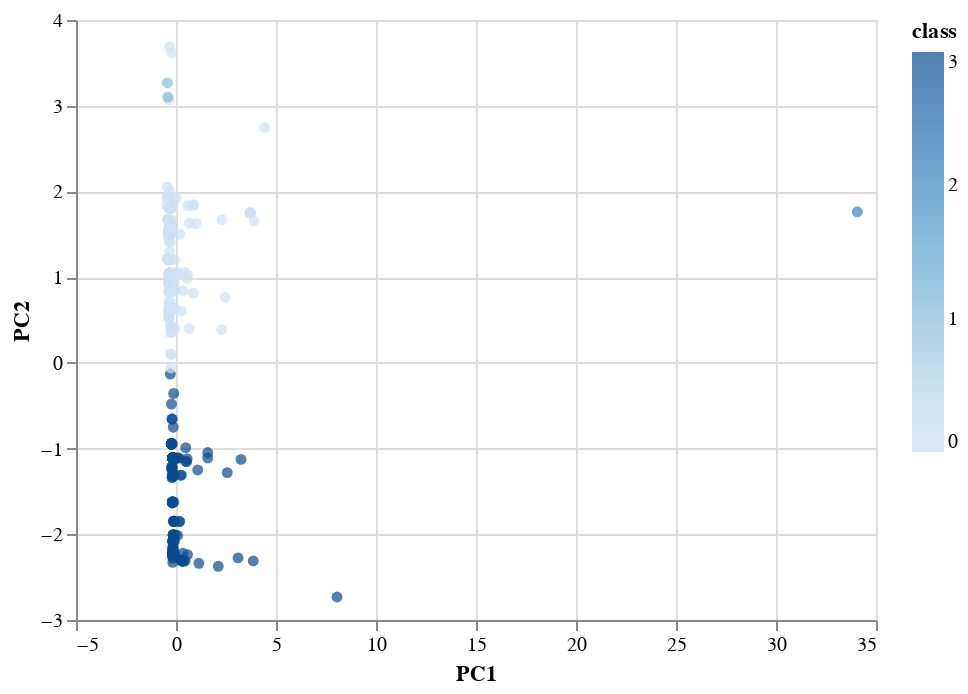

Notebook code cell kept with this figure:
### Markdown cell above
#### Scatter Plot with Tradable Cryptocurrencies

### Code cell
# Use the altair scatter plot to visualize the clusters. Since this is a 2D-Scatter, use x="PC 1" and y="PC 2" for the axes, 
# and add the following columns as tool tips: "CoinName", "Algorithm", "TotalCoinsMined", "TotalCoinSupply".
alt.Chart(clustered_df).mark_circle(size=30).encode(
    x='PC1',
    y='PC2',
    color='class',
    tooltip=["CoinName", "Algorithm", "TotalCoinsMined", "TotalCoinSupply"]
).interactive()

### Figure 1 — Vega-Lite specification as saved in the notebook (floating-point values rounded to 4 significant figures; data arrays with more than 128 entries replaced by an {"elided": "..."} marker saying what was removed)
{"config": {"view": {"continuousWidth": 400, "continuousHeight": 300}}, "data": {"name": "data-3a4354ca18ee3959e6dbdee3215179ba"}, "mark": {"type": "circle", "size": 30}, "encoding": {"color": {"type": "quantitative", "field": "class"}, "tooltip": [{"type": "nominal", "field": "CoinName"}, {"type": "nominal", "field": "Algorithm"}, {"type": "quantitative", "field": "TotalCoinsMined"}, {"type": "nominal", "field": "TotalCoinSupply"}], "x": {"type": "quantitative", "field": "PC1"}, "y": {"type": "quantitative", "field": "PC2"}}, "selection": {"selector002": {"type": "interval", "bind": "scales", "encodings": ["x", "y"]}}, "$schema": "https://vega.github.io/schema/vega-lite/v4.8.1.json", "datasets": {"data-3a4354ca18ee3959e6dbdee3215179ba": {"elided": "532 records"}}}
